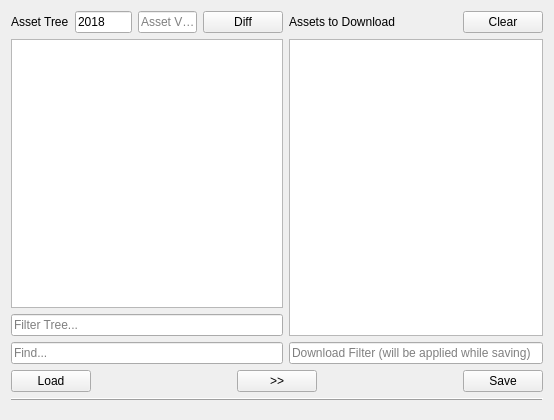
<?xml version="1.0" encoding="UTF-8"?>
<ui version="4.0">
 <class>MainWindow</class>
 <widget class="QMainWindow" name="MainWindow">
  <property name="geometry">
   <rect>
    <x>0</x>
    <y>0</y>
    <width>554</width>
    <height>420</height>
   </rect>
  </property>
  <property name="windowTitle">
   <string>MLTD Asset Downloader</string>
  </property>
  <widget class="QWidget" name="centralWidget">
   <layout class="QVBoxLayout" name="verticalLayout">
    <property name="bottomMargin">
     <number>0</number>
    </property>
    <item>
     <layout class="QHBoxLayout" name="horizontalLayout">
      <item>
       <layout class="QVBoxLayout" name="verticalLayout_2">
        <item>
         <layout class="QHBoxLayout" name="horizontalLayout_4">
          <item>
           <widget class="QLabel" name="label">
            <property name="text">
             <string>Asset Tree</string>
            </property>
           </widget>
          </item>
          <item>
           <widget class="QLineEdit" name="unityVer">
            <property name="maximumSize">
             <size>
              <width>58</width>
              <height>16777215</height>
             </size>
            </property>
            <property name="text">
             <string>2018</string>
            </property>
            <property name="placeholderText">
             <string>Unity Ver</string>
            </property>
           </widget>
          </item>
          <item>
           <widget class="QLineEdit" name="diffVersion">
            <property name="sizePolicy">
             <sizepolicy hsizetype="Expanding" vsizetype="Fixed">
              <horstretch>0</horstretch>
              <verstretch>0</verstretch>
             </sizepolicy>
            </property>
            <property name="maximumSize">
             <size>
              <width>60</width>
              <height>16777215</height>
             </size>
            </property>
            <property name="placeholderText">
             <string>Asset Ver..</string>
            </property>
           </widget>
          </item>
          <item>
           <widget class="QPushButton" name="diffButton">
            <property name="text">
             <string>Diff</string>
            </property>
           </widget>
          </item>
         </layout>
        </item>
        <item>
         <widget class="QTreeWidget" name="assetTree">
          <property name="selectionMode">
           <enum>QAbstractItemView::ExtendedSelection</enum>
          </property>
          <property name="rootIsDecorated">
           <bool>true</bool>
          </property>
          <property name="headerHidden">
           <bool>true</bool>
          </property>
          <column>
           <property name="text">
            <string/>
           </property>
          </column>
         </widget>
        </item>
        <item>
         <widget class="QLineEdit" name="filterBox">
          <property name="placeholderText">
           <string>Filter Tree...</string>
          </property>
         </widget>
        </item>
        <item>
         <widget class="QLineEdit" name="searchBox">
          <property name="placeholderText">
           <string>Find...</string>
          </property>
         </widget>
        </item>
       </layout>
      </item>
      <item>
       <layout class="QVBoxLayout" name="verticalLayout_3">
        <item>
         <layout class="QHBoxLayout" name="horizontalLayout_3">
          <item>
           <widget class="QLabel" name="label_2">
            <property name="text">
             <string>Assets to Download</string>
            </property>
           </widget>
          </item>
          <item>
           <spacer name="horizontalSpacer_4">
            <property name="orientation">
             <enum>Qt::Horizontal</enum>
            </property>
            <property name="sizeHint" stdset="0">
             <size>
              <width>40</width>
              <height>20</height>
             </size>
            </property>
           </spacer>
          </item>
          <item>
           <widget class="QPushButton" name="clearButton">
            <property name="text">
             <string>Clear</string>
            </property>
           </widget>
          </item>
         </layout>
        </item>
        <item>
         <widget class="QListWidget" name="listWidget"/>
        </item>
        <item>
         <widget class="QLineEdit" name="downloadFilter">
          <property name="placeholderText">
           <string>Download Filter (will be applied while saving)</string>
          </property>
         </widget>
        </item>
       </layout>
      </item>
     </layout>
    </item>
    <item>
     <layout class="QHBoxLayout" name="horizontalLayout_2">
      <property name="spacing">
       <number>6</number>
      </property>
      <property name="bottomMargin">
       <number>0</number>
      </property>
      <item>
       <widget class="QPushButton" name="loadButton">
        <property name="text">
         <string>Load</string>
        </property>
       </widget>
      </item>
      <item>
       <spacer name="horizontalSpacer">
        <property name="orientation">
         <enum>Qt::Horizontal</enum>
        </property>
        <property name="sizeHint" stdset="0">
         <size>
          <width>40</width>
          <height>20</height>
         </size>
        </property>
       </spacer>
      </item>
      <item>
       <widget class="QPushButton" name="addButton">
        <property name="text">
         <string>&gt;&gt;</string>
        </property>
       </widget>
      </item>
      <item>
       <spacer name="horizontalSpacer_2">
        <property name="orientation">
         <enum>Qt::Horizontal</enum>
        </property>
        <property name="sizeHint" stdset="0">
         <size>
          <width>40</width>
          <height>20</height>
         </size>
        </property>
       </spacer>
      </item>
      <item>
       <widget class="QPushButton" name="downloadButton">
        <property name="text">
         <string>Save</string>
        </property>
       </widget>
      </item>
     </layout>
    </item>
    <item>
     <widget class="Line" name="line">
      <property name="frameShadow">
       <enum>QFrame::Raised</enum>
      </property>
      <property name="orientation">
       <enum>Qt::Horizontal</enum>
      </property>
     </widget>
    </item>
   </layout>
  </widget>
  <widget class="QStatusBar" name="statusBar">
   <property name="sizeGripEnabled">
    <bool>false</bool>
   </property>
  </widget>
 </widget>
 <layoutdefault spacing="6" margin="11"/>
 <resources/>
 <connections/>
</ui>
